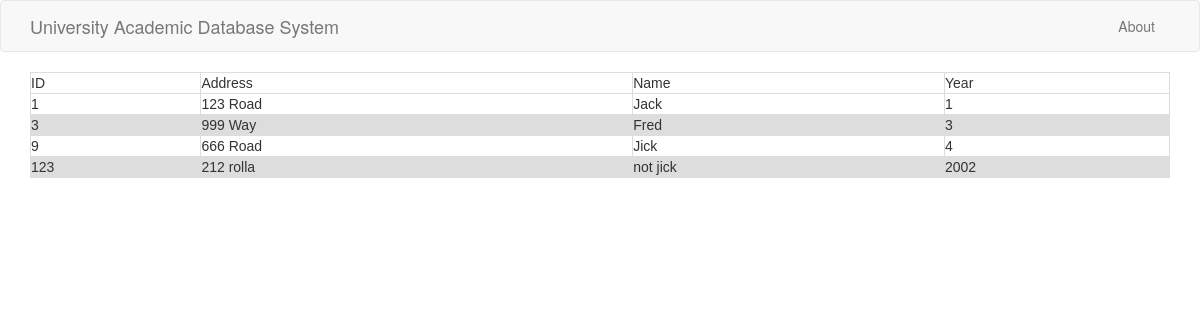
Before: /students with the older database file.
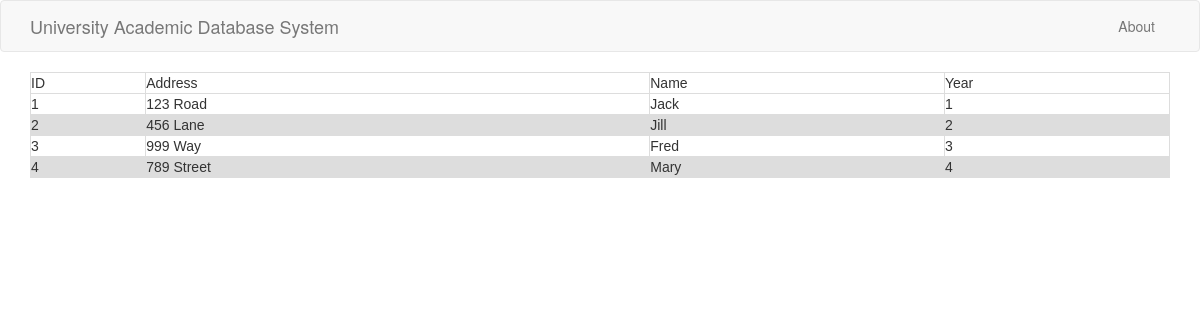
After: the same page with the newer database file.
### tables this page shows
CREATE TABLE Student(    ID INTEGER PRIMARY KEY,    Address VARCHAR(100),    Name VARCHAR(30),    Year INTEGER);

### webpage.py (the view)
@app.route('/students')
def students():
    db = sql.connect('data.db')
    db.row_factory = sql.Row
    curr = db.cursor()
    curr.execute("Select * from Student")
    rows = curr.fetchall();
    return render_template("students.html", rows = rows)

### templates/students.html
{% extends 'layout.html' %}
{% block body %}
      <table border = 1>
         <thead>
            <td>ID</td>
            <td>Address</td>
            <td>Name</td>
            <td>Year</td>
         </thead>
         {% for row in rows %}
            <tr>
               <td>{{row["ID"]}}</td>
               <td>{{row["Address"]}}</td>
               <td>{{row["Name"]}}</td>
               <td>{{row["Year"]}}</td>
            </tr>
         {% endfor %}
      </table>
{% endblock %}

### templates/layout.html (shortened to what this page needs)
<!DOCTYPE html>
<html>
  <head>
    <link rel="stylesheet" href="https://maxcdn.bootstrapcdn.com/bootstrap/3.3.7/css/bootstrap.min.css">
  </head>
  <body>
    {% include 'includes/_navbar.html' %}
    <div class="container">
      {% block body %}{% endblock %}
    </div>
  </body>
</html>

### templates/includes/_navbar.html (shortened to what this page needs)
<nav class="navbar navbar-default">
      <div class="container">
        <div class="navbar-header">
          <a class="navbar-brand" href="/">University Academic Database System</a>
        </div>
        <div id="navbar" class="collapse navbar-collapse">
          <ul class="nav navbar-nav navbar-right">
            <li><a href="/about">About</a></li>
          </ul>
        </div>
      </div>
    </nav>

### templates/layout.html (style rules this page uses)
table { font-family: arial, sans-serif; border-collapse: collapse; width: 100%; }
td, th { border: 1px solid #dddddd; text-align: left; padding: 8px; }
tr:nth-child(even) { background-color: #dddddd; }

Changed rows visible on the page:
removed Student: ID "9", Address "666 Road", Name "Jick", Year "4"
removed Student: ID "123", Address "212 rolla", Name "not jick", Year "2002"
added Student: ID "2", Address "456 Lane", Name "Jill", Year "2"
added Student: ID "4", Address "789 Street", Name "Mary", Year "4"
